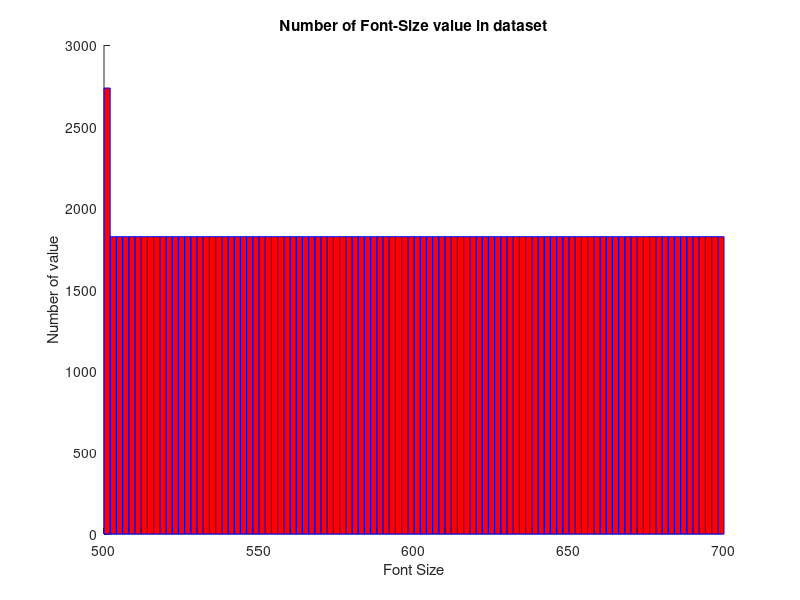
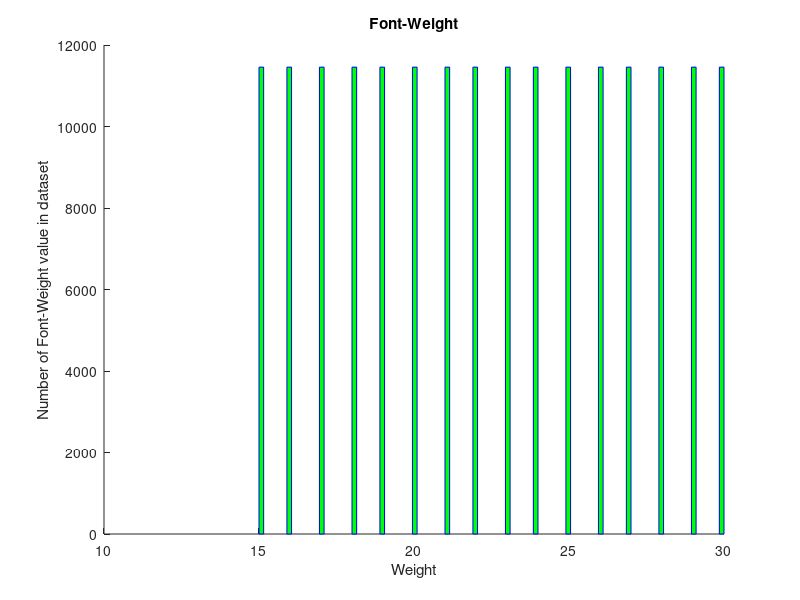
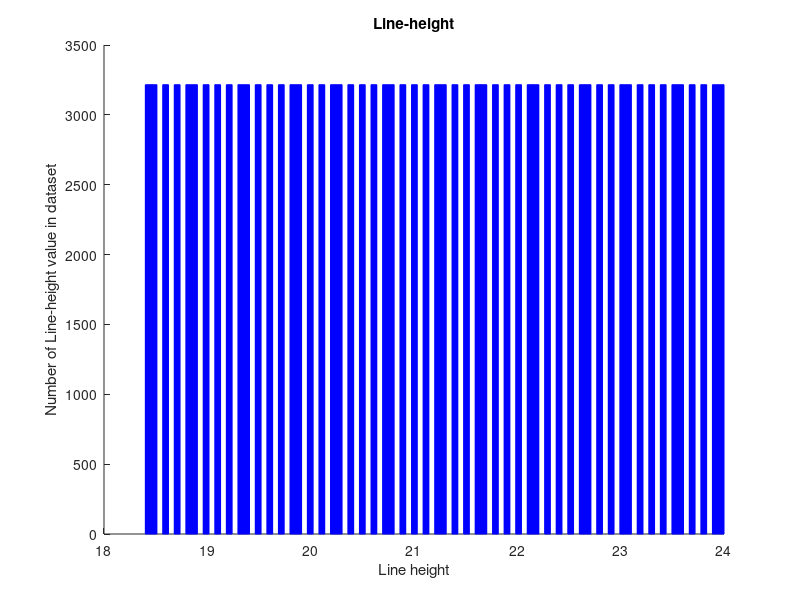

Source code (MATLAB) for these figures, in order:
clear;close all;clc;
data = csvread('price_fairdataset.csv');
X = data(2:end,1:end);
#y = data(2:end,1);
figure;
hold on;
hist(X(:,1),100,"facecolor", "r", "edgecolor", "b");
xlabel('Font Size');
ylabel('Number of value');
title('Number of Font-Size value in dataset');

figure;
hold on;
title('Font-Weight');
hist(X(:,2),100,"facecolor", "g", "edgecolor", "b");
xlabel('Weight');
ylabel('Number of Font-Weight value in dataset');
##

##
figure;
hold on;
title('Line-height');
hist(X(:,3),100,"facecolor", "b", "edgecolor", "b");
xlabel('Line height');
ylabel('Number of Line-height value in dataset');
